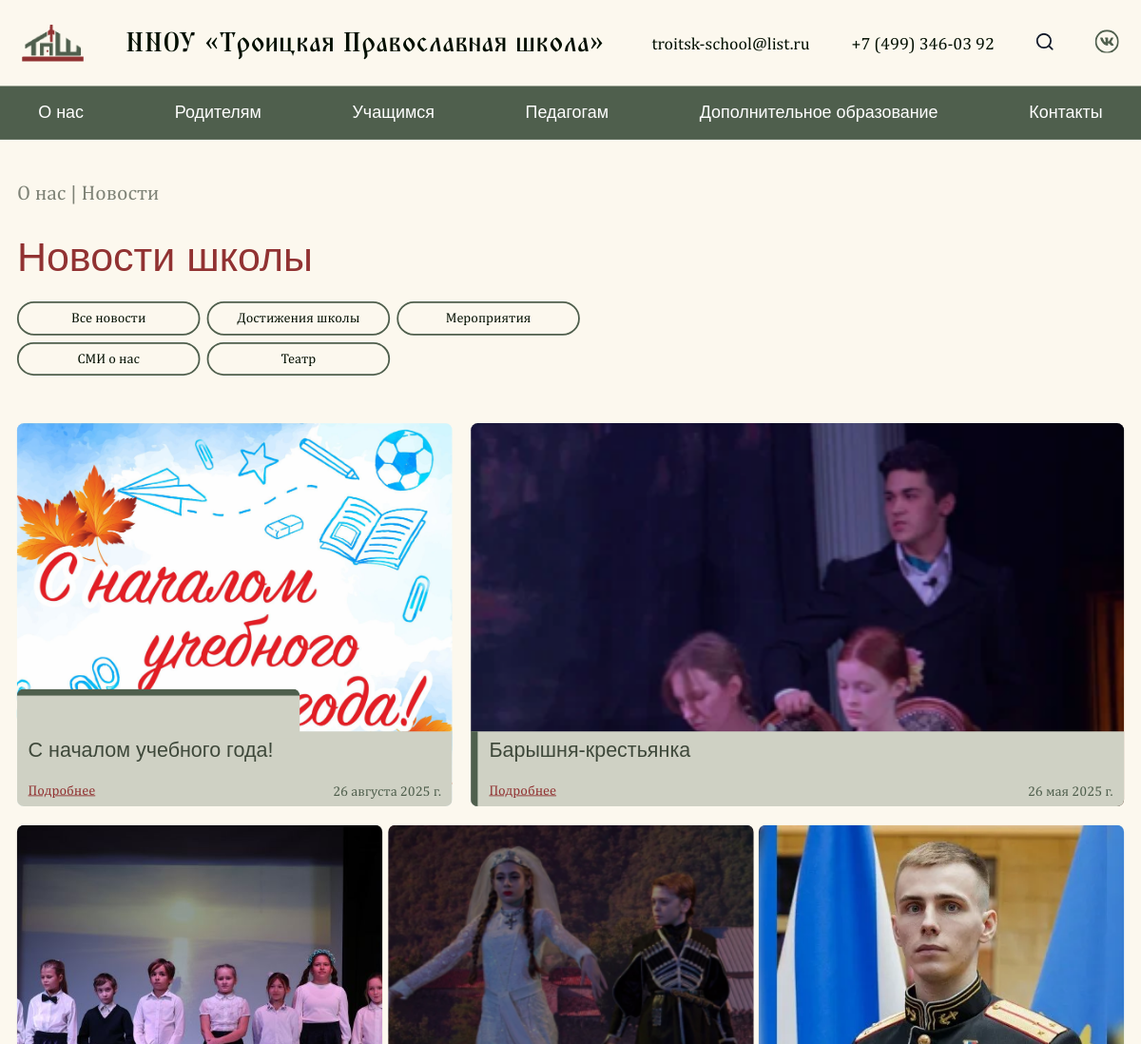
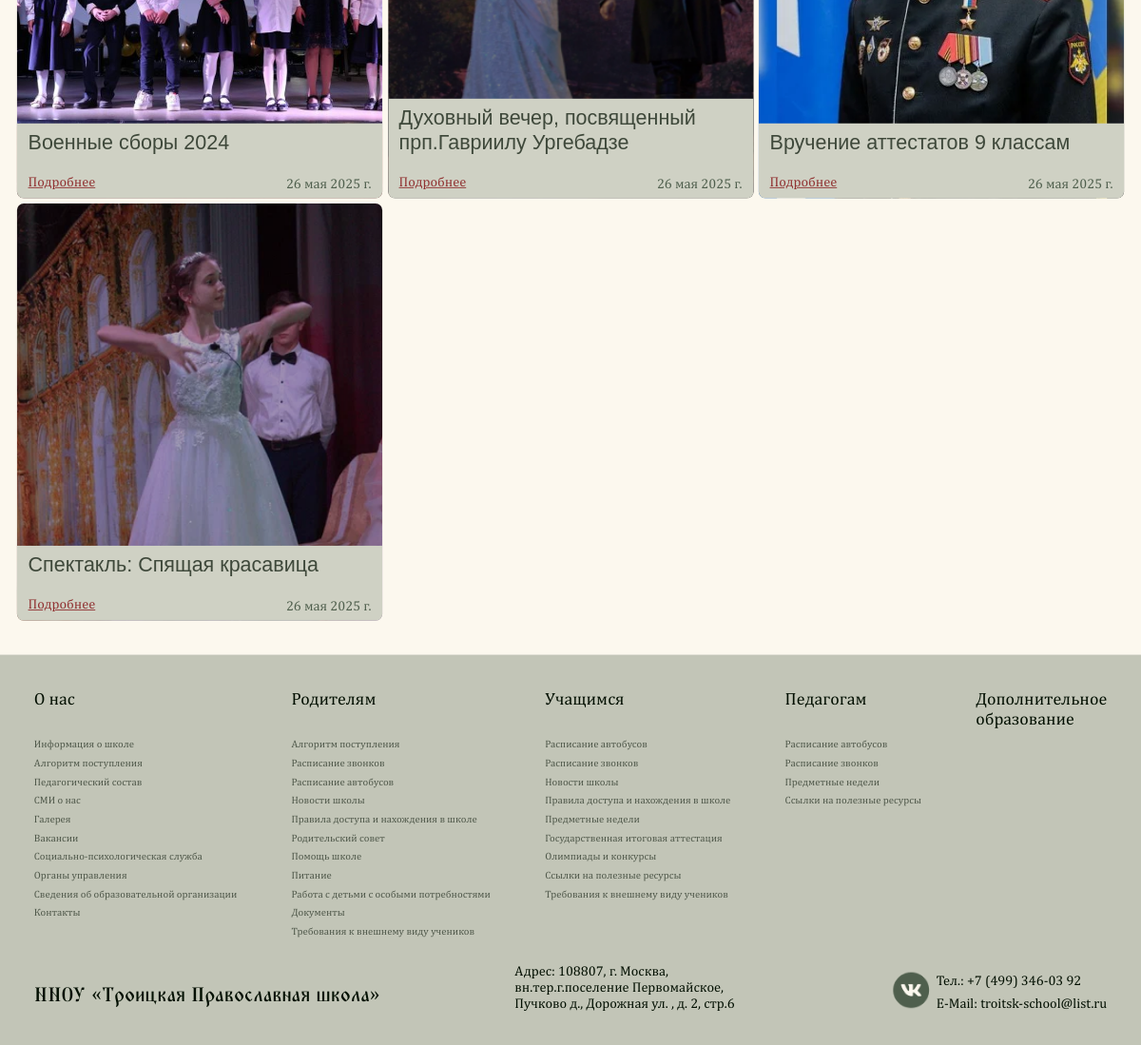
Page /news/ on the committed database (2 pictures, top to bottom).
### pages/models.py (models this page shows, shortened)
class Contact(SingletonModel):
  email = models.CharField("Электронная почта", max_length=100)
  phone = models.CharField("Телефон", max_length=100)
  address = models.CharField("Адрес", max_length=100)
  vk_link = models.CharField("Ссылка на VK", max_length=100)
  class Meta:
    verbose_name = "Контакты"
    verbose_name_plural = "Контакты"

class Category(models.Model):
  name = models.CharField("Название", max_length=150)
  class Meta:
    verbose_name = "Категория новости"
    verbose_name_plural = "Категории новостей"

class Article(models.Model):
  category = models.ForeignKey(Category, on_delete=models.CASCADE, null=True, blank=True)
  is_on_feed = models.BooleanField("Отображать на главной странице?", default=False)
  title = models.CharField("Заголовок", max_length=300)
  created_at = models.DateField(default=timezone.now)
  short_title = models.CharField("Короткий заголовок", max_length=150, default="...")
  description = models.TextField("Полное описание", max_length=12000)
  short_description = models.TextField("Краткое описание", max_length=1200)
  image = models.ImageField("Изображение", upload_to='article_images/')
  class Meta:
    verbose_name = "Новость"
    verbose_name_plural = "Новости"

class GenericPageB(models.Model):
  COLOR_CHOICES = [
    ('#913232', 'Красный'),
    ('#4F5F4D', 'Зелёный'),
  ]
  show_in_nav = models.BooleanField("Показать страницу в навигации?", default=False)
  category = models.ForeignKey(GenericPageCategory, verbose_name="Категория", on_delete=models.CASCADE, related_name="pages_b", null=True, blank=True)
  path = models.CharField("Путь к странице", max_length=800, null=True, blank=True)
  page_title = models.CharField("Название страницы", max_length=2000)
  description = models.TextField("Описание", max_length=20000)
  title_color = models.CharField("Цвет заголовка", max_length=7, choices=COLOR_CHOICES, default='#913232')
  is_navigational = models.BooleanField("Является ли страницей навигации?", default=False)
  class Meta:
    verbose_name = "Страница типа 'Б'"
    verbose_name_plural = "Страницы типа 'Б'"

### pages/views.py (the view)
# urls.py: path('news/', news_page, name="page_news"),
def news_page(request):
  if request.method == "GET":
      contacts = Contact.objects.all()[0]
      articles = Article.objects.order_by('-created_at')
      category = Category.objects.all()
      main_page_info = MainPage.objects.all()[0]
      page_for_nav_a = GenericPageA.objects.all().filter(show_in_nav=True)
      page_for_nav_b = GenericPageB.objects.all().filter(show_in_nav=True)
      param_category = request.GET.get("category")
      if param_category:
          articles = articles.filter(category=param_category)
      context = {
          'contacts': contacts,
          'category': category,
          'articles': articles,
          'main_page_info': main_page_info,
          'page_for_nav_a': page_for_nav_a,
          'page_for_nav_b': page_for_nav_b,
      }
      return render(request, 'news.html', context)
  else:
      return HttpResponse("Ошибка!")

### pages/templates/news.html (shortened to what this page needs)
{% extends 'generics/base.html' %}
{% load static %}
{% block content %}
<div class="news">
  <div class="container">
    <h2 class="generic-subtitle">
        <a href="{% url 'page_type_b' 9 %}" class="generic-breadcrumb generic-subtitle">О нас</a> |  Новости
    </h2>
    <h1 class="generic-title">
        Новости школы
    </h1>
    <div class="generic-category-list">
        <a href="?category=" class="generic-category-item">
            Все новости
        </a>
        {% for i in category %}
        <a href="?category={{ i.id }}" class="generic-category-item">
        {{ i.name }}
        </a>
        {% endfor %}
    </div>
    <div class="main-articles-list">
        {% if articles.0 %}
        <div class="main-article" style="background: url('{{ articles.0.image.url }}');">
            <div class="main-article-bottom">
                {% if articles.1 %}
                <div class="main-article-bottom--bump"></div>
                {% endif %}
                <h3 class="main-article-title">{{ articles.0.title }}</h3>
                <div class="main-article-additional">
                    <a href="{% url 'page_news_detail' articles.0.id %}" class="more-btn">Подробнее</a>
                    <p class="main-article-date">
                        {{ articles.0.created_at }}
                    </p>
                </div>
            </div>
        </div>
        {% endif %}
        {% if articles.1 %}
        <div class="main-article" style="background: url('{{ articles.1.image.url }}');">
            <div class="main-article-bottom">
                <h3 class="main-article-title">{{ articles.1.title }}</h3>
                <div class="main-article-additional">
                    <a href="{% url 'page_news_detail' articles.1.id %}" class="more-btn">Подробнее</a>
                    <p class="main-article-date">
                        {{ articles.1.created_at }}
                    </p>
                </div>
            </div>
        </div>
        {% endif %}
    </div>
    <div class="articles-list">
        {% for i in articles|slice:"2:" %}
        <div class="article-item">
            <div class="article-image">
                <img src="{{ i.image.url }}" alt="">
            </div>
            <div class="main-article-bottom">
                <h3 class="main-article-title">{{ i.short_title }}</h3>
                <div class="main-article-additional">
                    <a href="{% url 'page_news_detail' i.id %}" class="more-btn">Подробнее</a>
                    <p class="main-article-date">
                        {{ i.created_at }}
                    </p>
                </div>
            </div>
        </div>
        {% endfor %}
    </div>
  </div>
</div>
{% endblock %}

### pages/templates/generics/_header.html (shortened to what this page needs)
{% load static %}
<header class="header">
    <div class="container">
        <div class="header-block">
            <a href="{% url 'page_main' %}" class="header-box">
                <img src="{% static 'assets/Layer_Logo.png' %}" alt="">
                <h1 class="header-title">ННОУ «Троицкая Православная школа»</h1>
            </a>
            <div class="header-nav">
                <ul class="nav-list">
                    <li><a href="mailto:{{ contacts.email }}" class="nav-link">{{ contacts.email }}</a></li>
                    <li><a href="tel:{{ contacts.phone }}" class="nav-link">{{ contacts.phone }}</a></li>
                    <li><a href="#" class="nav-link">
                    </a></li>
                    <li><a href="{{ contacts.vk_link }}" class="nav-link">
                    </a></li>
                </ul>
            </div>
        </div>
    </div>
</header>
<nav class="navbar">
    <ul class="container menu">
        <li class="menu-item has-submenu">
            <a href="{% url 'page_type_b' 9 %}">О нас</a>
        </li>
        <li class="menu-item has-submenu">
            <a href="{% url 'page_type_b' 10 %}">Родителям</a>
        </li>
        <li class="menu-item has-submenu">
            <a href="{% url 'page_type_b' 11 %}">Учащимся</a>
        </li>
        <li class="menu-item has-submenu">
            <a href="{% url 'page_type_b' 12 %}">Педагогам</a>
        </li>
        <li class="menu-item"><a href="{% url 'page_additional_education' %}">Дополнительное образование</a></li>
        <li class="menu-item"><a href="{% url 'page_contacts' %}">Контакты</a></li>
    </ul>
    </nav>

### pages/templates/generics/_footer.html (shortened to what this page needs)
{% load static %}
<footer class="footer">
  <div class="container">
    <div class="footer-colums">
      <div class="footer__columns">
        <p><a style="font-weight: 500;" href="{% url 'page_type_b' 9 %}">О нас</a></p>
        <p><a class="footer__text" href="{% url 'page_school_information_main' %}">Информация о школе</a></p>
        <p><a class="footer__text" href="{% url 'page_append' %}">Алгоритм поступления</a></p>
        <p><a class="footer__text" href="{% url 'page_teachers' %}">Педагогический состав</a></p>
        <p><a class="footer__text" href="{% url 'page_news' %}">СМИ о нас</a></p>
        <p><a class="footer__text" href="{% url 'page_gallery' %}">Галерея</a></p>
        <p><a class="footer__text" href="{% url 'page_vacancy' %}">Вакансии</a></p>
        <p><a class="footer__text" href="{% url 'page_social_psychology' %}">Социально-психологическая служба</a></p>
        <p><a class="footer__text" href="{% url 'page_administrative_control' %}">Органы управления</a></p>
        <p><a class="footer__text" href="{% url 'page_additional_organization' %}">Сведения об образовательной организации</a></p>
        <p><a class="footer__text" href="{% url 'page_contacts' %}">Контакты</a></p>
      </div>
      <div class="footer__columns">
        <p><a style="font-weight: 500;" href="{% url 'page_type_b' 10 %}">Родителям</a></p>
        <p><a class="footer__text" href="{% url 'page_append' %}">Алгоритм поступления</a></p>
        <p><a class="footer__text" href="{% url 'page_schedule' %}">Расписание звонков</a></p>
        <p><a class="footer__text" href="{% url 'page_schedule_bus' %}">Расписание автобусов</a></p>
        <p><a class="footer__text" href="{% url 'page_news' %}">Новости школы</a></p>
        <p><a class="footer__text" href="{% url 'page_type_b' 6 %}">Правила доступа и нахождения в школе</a></p>
        <p><a class="footer__text" href="{% url 'page_administrative_control_detail' 3 %}">Родительский совет</a></p>
        <p><a class="footer__text" href="{% url 'page_school_information_detail' 3 %}">Помощь школе</a></p>
        <p><a class="footer__text" href="{% url 'page_cuisine' %}">Питание</a></p>
        <p><a class="footer__text" href="#">Работа с детьми с особыми потребностями</a></p>
        <p><a class="footer__text" href="#">Документы</a></p>
        {% for page in page_for_nav_b %}
        {% if page.category.name == 'Родителям' %}
        <p><a class="footer__text" href="{% url 'page_type_b' page.id %}">{{ page.page_title }}</a></p>
        {% endif %}
        {% endfor %}
      </div>
      <div class="footer__columns">
        <p><a style="font-weight: 500;" href="{% url 'page_type_b' 11 %}">Учащимся</a></p>
        <p><a class="footer__text" href="{% url 'page_schedule_bus' %}">Расписание автобусов</a></p>
        <p><a class="footer__text" href="{% url 'page_schedule' %}">Расписание звонков</a></p>
        <p><a class="footer__text" href="{% url 'page_news' %}">Новости школы</a></p>
        <p><a class="footer__text" href="{% url 'page_type_b' 3 %}">Правила доступа и нахождения в школе</a></p>
        <p><a class="footer__text" href="{% url 'page_subjects' %}">Предметные недели</a></p>
        <p><a class="footer__text" href="{% url 'page_attestation' %}">Государственная итоговая аттестация</a></p>
        <p><a class="footer__text" href="{% url 'page_type_b' 1 %}">Олимпиады и конкурсы</a></p>
        <p><a class="footer__text" href="{% url 'page_type_b' 2 %}">Ссылки на полезные ресурсы</a></p>
        {% for page in page_for_nav_b %}
        {% if page.category.name == 'Учащимся' %}
        <p><a class="footer__text" href="{% url 'page_type_b' page.id %}">{{ page.page_title }}</a></p>
        {% endif %}
        {% endfor %}
      </div>
      <div class="footer__columns">
        <p><a style="font-weight: 500;" href="{% url 'page_type_b' 12 %}">Педагогам</a></p>
        <p><a class="footer__text" href="{% url 'page_schedule_bus' %}">Расписание автобусов</a></p>
        <p><a class="footer__text" href="{% url 'page_schedule' %}">Расписание звонков</a></p>
        <p><a class="footer__text" href="{% url 'page_subjects' %}">Предметные недели</a></p>
        <p><a class="footer__text" href="{% url 'page_type_b' 5 %}">Ссылки на полезные ресурсы</a></p>
      </div>
      <div class="footer__columns">
        <p><a style="font-weight: 500;" href="{% url 'page_additional_education' %}">Дополнительное <br> образование</a></p>
      </div>
    </div>
    <div class="footer__bottom">
      <a class="footer__name" href="{% url 'page_main' %}">ННОУ «Троицкая Православная школа»</a>
      <p class="footer__adres" style="width: 286px;">Адрес: {{ contacts.address }}</p>
      <div class="search-btn" style="display: flex; height: 46px; gap: 7.85px">
        <a href="{{ contacts.vk_link }}"><img class="vk" src="{% static 'assets/basil_vk-solid.png' %}" style="width: 43px; height: 42px;" alt=""></a>
        <div class="footer__contact" style="display: flex; flex-direction: column; justify-content: space-between;">
          <p class="footer__number">Тел.: {{ contacts.phone }}</p>
          <p class="footer__emil">E-Mail: {{ contacts.email }}</p>
        </div>
      </div>
    </div>
  </div>
</footer>

### static/css/index.css (style rules this page uses)
* { padding: 0; margin: 0; box-sizing: border-box; list-style: none; text-decoration: none; }
html, body { margin: 0; padding: 0; background: #FCF8EE; scroll-behavior: smooth; }
@media (max-width: 1330px) { body { overflow-x: hidden; } }
.container { max-width: 1300px; margin: 0 auto; }
p, span, a, h1, h2, h3, h4, h5, h6, b { font-family: 'Playfair Display', sans-serif; }

### static/css/header.css (style rules this page uses)
.header { padding: 26px; width: 100%; background: rgb(252, 248, 238); }
.header-block { display: flex; justify-content: space-between; align-items: center; }
.header-box { display: flex; align-items: center; gap: 49px; }
.nav-list { display: flex; align-items: center; gap: 49px; }
.header-title { color: rgb(2, 15, 1); font-family: 'TriodPostnaja' , serif; font-size: 32px; font-weight: 500; line-height: 49px; text-align: left; }
.nav-link { color: rgb(2, 15, 1); font-family: 'Literata', sans-serif; font-size: 20px; font-weight: 400; letter-spacing: 0%; text-align: left; }
.navbar { background-color: #4F5F4D; }
.menu { display: flex; justify-content: space-between; list-style: none; padding: 0; margin: 0; }
.menu-item { position: relative; }
.menu-item a { display: block; padding: 20px 25px; color: white; text-decoration: none; font-size: 20px; font-size: 'Literata', sans-serif; border-radius: 12px; }

### static/css/generic.css (style rules this page uses)
.generic-subtitle { font-size: 24px; font-weight: 500; line-height: 1.2; color: #020F01; opacity: 0.5; padding-top: 48px; padding-bottom: 32px; font-family: 'Literata', sans-serif; }
.generic-title { font-size: 48px; letter-spacing: 0%; font-weight: 500; line-height: 1.2; color: #913232; font-family: 'Playfair Display', sans-serif; margin-bottom: 24px; }
.generic-category-list { display: flex; gap: 8px; width: 670px; flex-wrap: wrap; margin-bottom: 56px; }
.generic-category-item { border: 2px solid #4F5F4D; padding: 8px; width: 215px; display: flex; justify-content: center; border-radius: 24px; font-size: 16px; line-height: 1.2; font-weight: 500; cursor: pointer; font-family: 'Literata', sans-serif; text-decoration: none; color: #020F01; transition: all .2s; }
.more-btn { text-decoration: underline; font-family: 'Literata', sans-serif; color: #913232; font-size: 16px; font-weight: 400; line-height: 1.0; }
.generic-breadcrumb { opacity: 1; }

### static/css/footer.css (style rules this page uses)
.footer { margin-top: 72px; background: rgb(207, 209, 196); padding: 40px 20px; font-family: 'Literata', sans-serif; }
.footer { background-color: #c2c5b7; padding: 40px; font-family: serif; font-size: 14px; color: #1f1f1f; margin-top: 40px; margin-bottom: -10px; }
.footer-colums { display: flex; justify-content: space-between; margin-bottom: 30px; position: relative; }
.footer__bottom { display: flex; justify-content: space-between; align-items: flex-end; flex-wrap: wrap; }
.footer__text { color: black; opacity: 0.6; font-family: 'Literata' , serif; font-weight: 400; }
.footer__name { color: rgb(2, 15, 1); font-family: 'TriodPostnaja', serif; font-size: 23.13px; font-weight: 500; line-height: 36px; letter-spacing: 0%; text-align: left; }
.footer__adres { color: rgb(2, 15, 1); font-family: 'Literata', serif; font-size: 16px; font-weight: 400; line-height: 19px; letter-spacing: 0%; text-align: left; }
.footer__number, .footer__emil { color: rgb(2, 15, 1); font-family: 'Literata', sans-serif; font-size: 16px; font-weight: 400; line-height: 19px; letter-spacing: 0%; text-align: left; }
.footer__columns p a { width: 50; height: 23; gap: 10px; color: rgb(2, 15, 1); font-family: 'Literata', sans-serif; font-weight: 400; letter-spacing: 0%; text-align: left; text-decoration: none; font-size: 12px; }
.footer__columns p:first-child { margin-bottom: 27px; }
.footer__columns p:first-child a { font-size: 20px; }
.footer__columns { display: flex; flex-direction: column; gap: 6px; }

### rows in the picture
Contact: email "troitsk-school@list.ru", phone "+7 (499) 346-03 92", address "108807, г. Москва, вн.тер.г.поселение Первомайское, Пучково д., Дорожная ул. , д. 2, стр.6"
Category: name "Достижения школы"
Category: name "Мероприятия"
Category: name "СМИ о нас"
Category: name "Театр"
Article: image (picture), title "С началом учебного года!", created_at "26 августа 2025 г."
Article: image (picture), title "Барышня-крестьянка", created_at "26 мая 2025 г."
Article: image (picture), short_title "Военные сборы 2024", created_at "26 мая 2025 г."
Article: image (picture), short_title "Духовный вечер, посвященный прп.Гавриилу Ургебадзе", created_at "26 мая 2025 г."
Article: image (picture), short_title "Вручение аттестатов 9 классам", created_at "26 мая 2025 г."
Article: image (picture), short_title "Спектакль: Спящая красавица", created_at "26 мая 2025 г."
GenericPageB: page_title "Требования к внешнему виду учеников"
GenericPageB: page_title "Требования к внешнему виду учеников"
